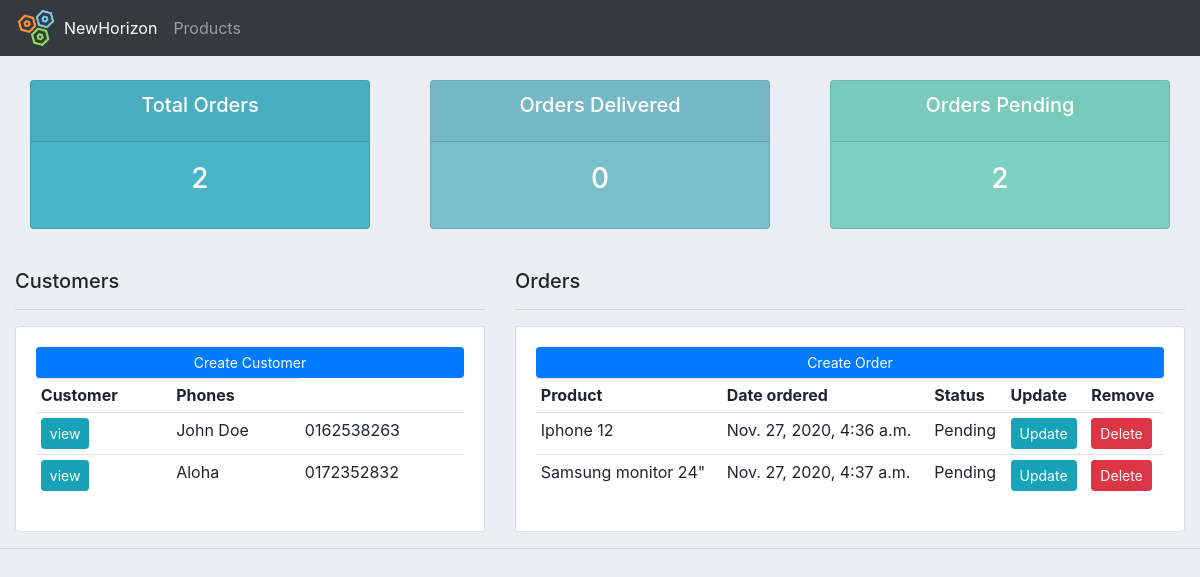
/, run on an earlier commit of the app's database.
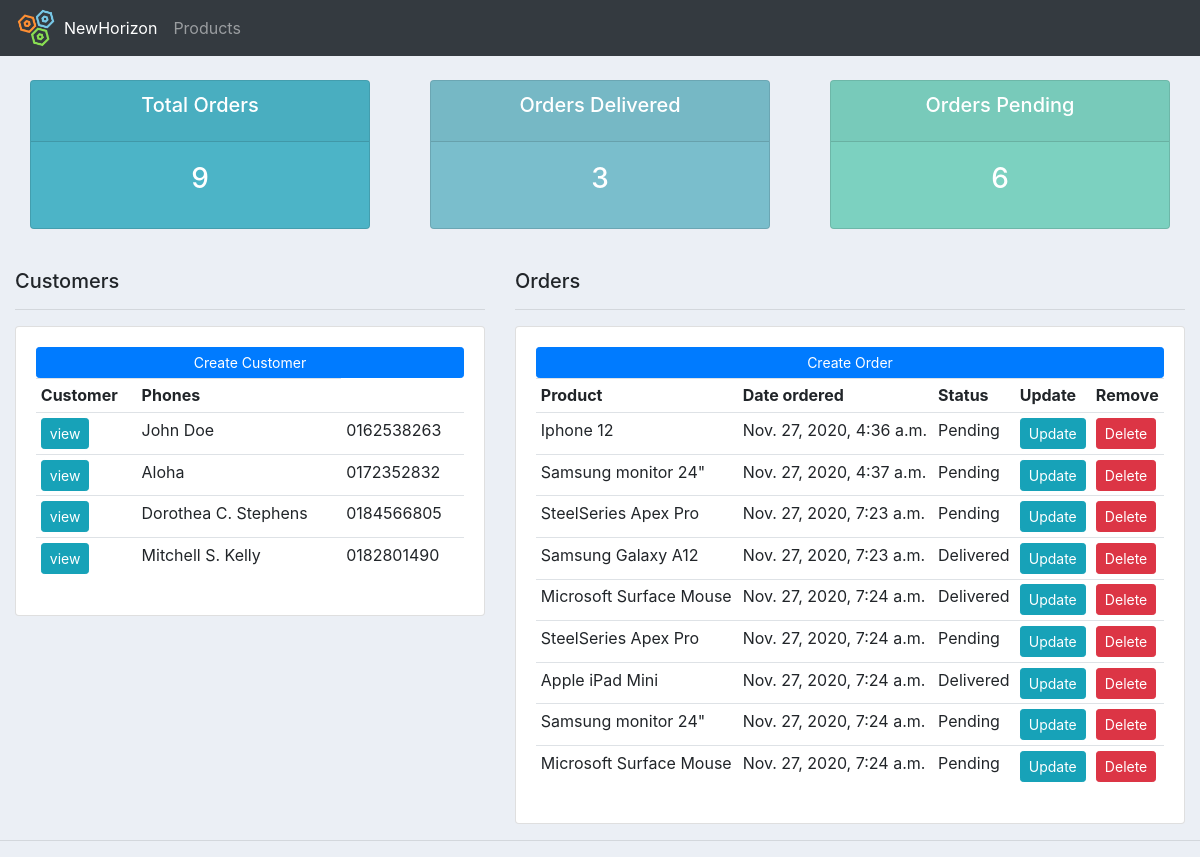
And on a later commit of the database.
### accounts/models.py (models this page shows, shortened)
class Customer(models.Model):
    name = models.CharField(max_length=200, null=True)
    phone = models.CharField(max_length=200, null=True)
    email = models.CharField(max_length=200, null=True)
    date_created = models.DateTimeField(auto_now_add=True)

class Order(models.Model):
    STATUS = (
        ('Pending', 'Pending'),
        ('Out of Delivery', 'Out of Delivery'),
        ('Delivered', 'Delivered')
    )
    customer = models.ForeignKey(
        Customer, null=True, on_delete=models.SET_NULL)
    products = models.ForeignKey(
        Product, null=True, on_delete=models.SET_NULL)
    date_created = models.DateTimeField(auto_now_add=True)
    status = models.CharField(max_length=200, null=True, choices=STATUS)

class Product(models.Model):
    CATEGORY = (
        ('Indoor', 'Indoor'),
        ('Outdoor', 'Outdoor')
    )
    name = models.CharField(max_length=200, null=True)
    description = models.CharField(max_length=200, null=True)
    price = models.FloatField(null=True)
    category = models.CharField(max_length=200, null=True, choices=CATEGORY)
    date_created = models.DateField(auto_now_add=True)
    tag = models.ManyToManyField(Tag)
    def __str__(self):
        return self.name

### accounts/views.py (the view)
# urls.py: path('', views.home, name='home'),
def home(request):
    orders = Order.objects.all()
    customers = Customer.objects.all()
    total_customers = customers.count()
    total_orders = orders.count()
    delivered = orders.filter(status='Delivered').count()
    pending = orders.filter(status='Pending').count()
    context = {'orders': orders, 'customers': customers,
               'total_customers': total_customers, 'total_orders': total_orders,
               'delivered': delivered, 'pending': pending
               }
    return render(request, 'accounts/dashboard.html', context)

### accounts/templates/accounts/dashboard.html
{% extends 'accounts/main.html' %}
{% block content %}
{% include 'accounts/status.html' %}
<br>
<div class="row">
    <div class="col-md-5">
        <h5> Customers </h5>
        <hr>
        <div class="card card-body">
            <a class="btn btn-primary btn-sm btn-block" href="#">Create Customer</a>
            <table class="table table-sm">
                <tr>
                    <th>Customer</th>
                    <th>Phones</th>
                </tr>
                {% for customer in customers%}
                    <tr>
                        <td><a class="btn btn-sm btn-info" href="{% url 'customer' customer.id %}">view</a></td>
                        <td>{{customer.name}}</td>
                        <td>{{customer.phone}}</td>
                    </tr>
                {% endfor %}
            </table>
        </div>
    </div>
    <div class="col-md-7">
        <h5> Orders </h5>
        <hr>
        <div class="card card-body">
            <a class="btn btn-primary btn-sm btn-block" href="{% url 'create_order' %}"> Create Order</a>
            <table class="table table-sm">
                <tr>
                    <th>Product</th>
                    <th>Date ordered</th>
                    <th>Status</th>
                    <th>Update</th>
                    <th>Remove</th>
                </tr>
                {% for order in orders %}
                    <tr>
                        <td>{{order.products}}</td>
                        <td>{{order.date_created}}</td>
                        <td>{{order.status}}</td>
                        <td><a class="btn btn-sm btn-info" href="{% url 'update_order' order.id %}">Update</a></td>
                        <td><a class="btn btn-sm btn-danger" href="{% url 'delete_order' order.id %}">Delete</a></td>
                    </tr>
                {% endfor %}
            </table>
        </div>
    </div>
</div>
{% endblock %}

What changed in the data, as far as the page shows it:
added Customer: name "Dorothea C. Stephens", phone "0184566805"
added Customer: name "Mitchell S. Kelly", phone "0182801490"
added Order: products "SteelSeries Apex Pro", date_created "Nov. 27, 2020, 7:23 a.m.", status "Pending"
added Order: products "Samsung Galaxy A12", date_created "Nov. 27, 2020, 7:23 a.m.", status "Delivered"
added Order: products "Microsoft Surface Mouse", date_created "Nov. 27, 2020, 7:24 a.m.", status "Delivered"
added Order: products "SteelSeries Apex Pro", date_created "Nov. 27, 2020, 7:24 a.m.", status "Pending"
added Order: products "Apple iPad Mini", date_created "Nov. 27, 2020, 7:24 a.m.", status "Delivered"
added Order: products "Samsung monitor 24\"", date_created "Nov. 27, 2020, 7:24 a.m.", status "Pending"
added Order: products "Microsoft Surface Mouse", date_created "Nov. 27, 2020, 7:24 a.m.", status "Pending"
Also different on the page:
{{ total_orders }}: "2" → "9"
{{ delivered }}: "0" → "3"
{{ pending }}: "2" → "6"
